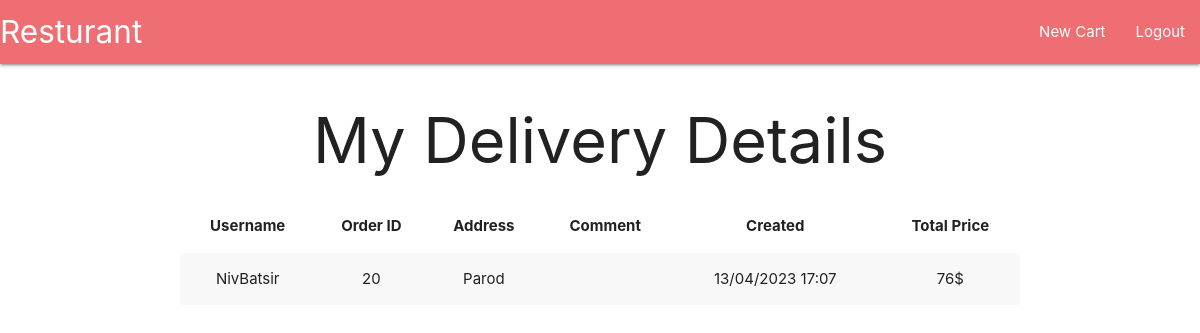
/delivery/details (signed in), run on the app's committed database.
### delivery/models.py (models this page shows, shortened)
class Delivery(models.Model):
    order_id = models.OneToOneField(Cart,on_delete=models.CASCADE,primary_key=True)
    is_delivered = models.BooleanField(default=False)
    address = models.CharField(max_length=200)
    comment = models.TextField()
    created = models.DateTimeField(auto_now_add=True,null=True,blank=True)

### cart/models.py (models this page shows, shortened)
class Cart(models.Model):
    user = models.ForeignKey(User,on_delete=models.CASCADE)

### delivery/views.py (the view)
# urls.py: path('details',views.delivery_details,name="delivery-details")
@login_required(login_url="login")
def delivery_details(request):
     total = delivery_total_price(request)
     cart = list(Cart.objects.filter(user_id=request.user.id))[-1]
     delivery_information = Delivery.objects.get(order_id=cart.id)
     return render(request,'delivery/delivery_details.html',{"delivery_information":delivery_information,"total":total})

### delivery/views.py (called while the page is built)
def delivery_total_price(request):
    cart = list(Cart.objects.filter(user_id=request.user.id))[-1]
    items = Item.objects.filter(cart_id=cart.id)
    total = 0
    for item in items:
        total += int(item.amount) * int(item.dish.price)
    return total

### delivery/templates/delivery/delivery_details.html
{%extends 'layouts/layout.html'%}
{% block content %}
{% include 'common/navbar_after_delivery.html' %}
<h1 style="text-align: center;">My Delivery Details</h1>
<div class="container">
    <table class="striped centered">
        <thead>
          <tr>
              <th>Username</th>
              <th>Order ID</th>
              <th>Address</th>
              <th>Comment</th>
              <th>Created</th>
              <th>Total Price</th>
          </tr>
        </thead>
        <tbody>
          <tr>
            <td>{{delivery_information.order_id.user.username}}</td>
            <td>{{delivery_information.order_id.id}}</td>
            <td>{{delivery_information.address}}</td>
            <td>{{delivery_information.comment | linebreaks}}</td>
            <td>{{delivery_information.created | date:"d/m/Y H:i"}}</td>
            <td> {{total}}$</td>
          </tr>
        </tbody>
      </table>
</div>
{% endblock content %}

### data on the page
Delivery: order_id.user.username "NivBatsir", order_id.id "20", address "Parod", created "13/04/2023 17:07"

### other printed values
{{ total }} "76"
